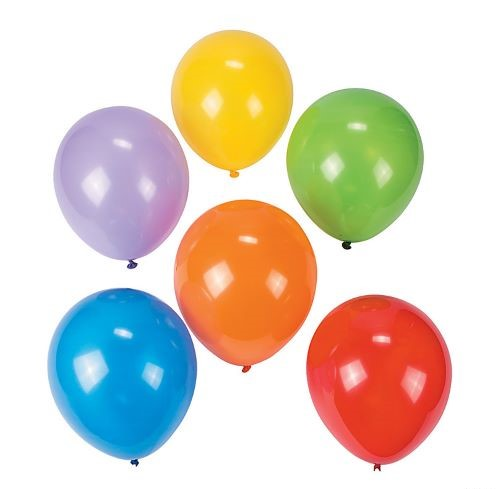
#> input picture images/balloons.jpg, 498 x 489 px
$ python imp_11_3_bounding_box.py
#> lines starting #> are read from the running program, lines starting #| are printed output that depends on the picture; after the words box and inside, x2 and y2 are one past the last pixel; in counts of white or black regions, pixels touching at a corner belong together
# 물체를 감싸는 사각형과 원을 찾아 그린다.

import cv2 as cv
import numpy as np
import random as rng
rng.seed(12345)

def thresh_callback(val):
    threshold = val

    canny_output = cv.Canny(src_gray, threshold, threshold * 2)
    contours, _ = cv.findContours(canny_output, cv.RETR_TREE, cv.CHAIN_APPROX_SIMPLE)

    # 외접 사각형과 원을 위한 변수 선언
    contours_poly = [None]*len(contours)
    boundRect = [None]*len(contours)
    centers = [None]*len(contours)
    radius = [None]*len(contours)

    for i, c in enumerate(contours): # index, contours
        contours_poly[i] = cv.approxPolyDP(c, 3, True) # 다각형 근사
        boundRect[i] = cv.boundingRect(contours_poly[i]) # 외접 사각형
        centers[i], radius[i] = cv.minEnclosingCircle(contours_poly[i]) # 외접 원

    drawing = np.zeros((canny_output.shape[0], canny_output.shape[1], 3), dtype=np.uint8)

    for i in range(len(contours)):
        color = (rng.randint(0,256), rng.randint(0,256), rng.randint(0,256))
        cv.drawContours(drawing, contours_poly, i, color)
        cv.rectangle(drawing, (int(boundRect[i][0]), int(boundRect[i][1])), \
          (int(boundRect[i][0]+boundRect[i][2]), int(boundRect[i][1]+boundRect[i][3])), color, 2)
        cv.circle(drawing, (int(centers[i][0]), int(centers[i][1])), int(radius[i]), color, 2)


    cv.imshow('Bounding Box and Circle', drawing)
    #cv.imwrite('Bounding_Box_Circles.jpg', drawing)

src = cv.imread('images/balloons.jpg')
#> src is the input picture: shape (489, 498, 3); mean B, G, R 195, 209.7, 220.8
if src is None:
    print('Could not open or find the image')
    exit(0)

# 그레이 영상으로 바꾸고 노이즈 제거를 위해 블러링한다.
src_gray = cv.cvtColor(src, cv.COLOR_BGR2GRAY)
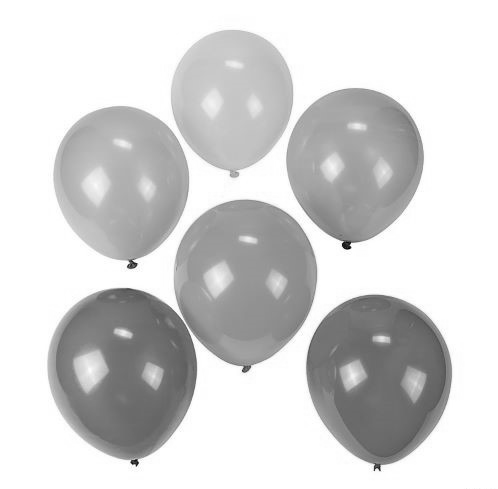
#> src_gray: shape (489, 498); min 0, max 255, mean 211.4
src_gray = cv.blur(src_gray, (3,3))

source_window = 'Source'
cv.namedWindow(source_window)
cv.imshow(source_window, src)

max_thresh = 255
thresh = 100 # initial threshold
cv.createTrackbar('Canny thresh:', source_window, thresh, max_thresh, thresh_callback)

thresh_callback(thresh)
#> in thresh_callback, `canny_output = cv.Canny(src_gray, threshold, threshold * 2)`:
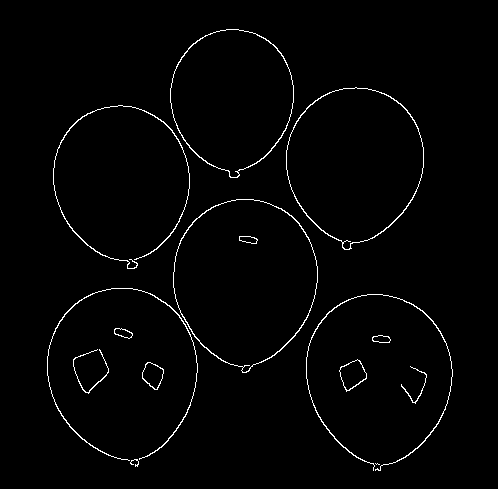
#> canny_output: shape (489, 498); 1.6% white in thin lines or dots, all inside (x1, y1, x2, y2) = (47, 29, 453, 471)
#> in thresh_callback, `contours, _ = cv.findContours(canny_output, cv.RETR_TREE, cv.CHAIN_APP..`: contours = 23 contours, 2 with area under 20; largest, box (x1, y1, x2, y2) and area: (173, 199, 318, 373) 18557, (173, 199, 318, 373) 18415, (286, 87, 424, 250) 16432, (286, 87, 424, 250) 16288, (170, 29, 294, 178) 13534
#> in thresh_callback, `contours_poly = [None]*len(contours)`: contours_poly = 23 items
#> the loop in thresh_callback, `for i, c in enumerate(contours):` made 23 passes
#> after the loop in thresh_callback, `for i, c in enumerate(contours):`: boundRect = 23 items, first 6: (375, 463, 5, 2), (131, 459, 7, 8), (401, 366, 26, 38), (142, 362, 22, 28), (142, 362, 22, 28), (340, 359, 27, 33); centers = 23 items, first 6: (377, 463.5), (134.5, 462.5), (412.5, 384.5), (152, 375.5), (152, 375.5), (351.5, 375); contours_poly = 23 contours, 4 with area under 20; largest, box (x1, y1, x2, y2) and area: (173, 199, 318, 373) 18305, (173, 199, 318, 373) 18175, (286, 88, 424, 250) 16212, (286, 88, 424, 250) 16044, (170, 29, 294, 178) 13369; radius = [2.06, 4.3, 18.67, 14.4, 14.08, 16.92, 16.29, 22.7, 9.12, 9.06, 9.49, 9.34, 88.24, 86.65, 86.67, 86.66, 9.22, 9.12, 81.92, 81.32, 81.25, 74.2, 74.17]
#> the loop in thresh_callback, `for i in range(len(contours)):` made 23 passes
#> color on passes 1 to 12: (213, 5, 152), (188, 99, 138), (223, 82, 191), (63, 221, 133), (89, 95, 181), (46, 211, 85), (75, 105, 39), (97, 174, 164), (12, 234, 173), (13, 212, 1), (3, 83, 91), (146, 50, 212)
#> after the loop in thresh_callback, `for i in range(len(contours)):`:
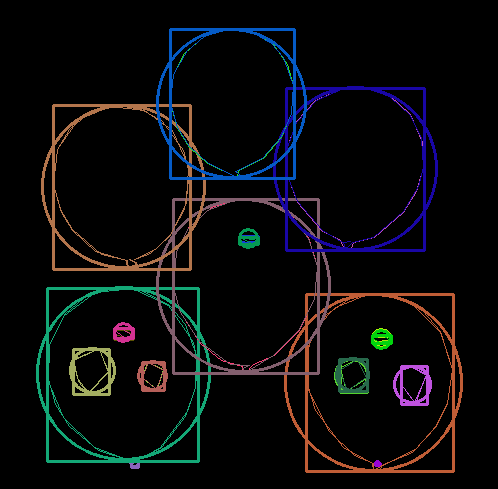
#> drawing: shape (489, 498, 3); mean of channels 0, 1, 2 12.1, 10.6, 10.5; drawn as B, G, R
cv.waitKey()
